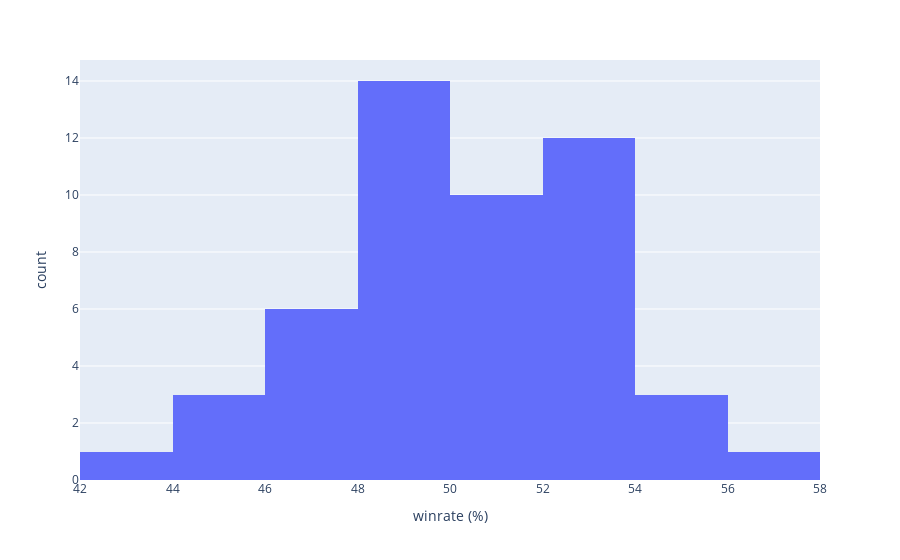

Here is the notebook cell this chart was saved with:
### Code cell
# Winrate of every champion with a plentiful amount of total games played
champ_winrate_reliable = (lol.groupby('champion')['win'].sum().apply(lambda x: x if x >= 500 else np.nan) \
 / (lol.groupby('champion')['lose'].sum().apply(lambda x: x if x >= 500 else np.nan) \
    + lol.groupby('champion')['win'].sum().apply(lambda x: x if x >= 500 else np.nan))) \
.reset_index().rename(columns = {0: 'winrate'})

# Distribution of winrate among all the champions with more games played
fig = px.histogram(champ_winrate_reliable*100, x='winrate', nbins=12, labels={'winrate':'winrate (%)'})
fig.show()

### Figure 1 — Plotly figure (JSON) as saved in the notebook; plotly's stock layout.template omitted (floating-point values rounded to 4 significant figures; data arrays with more than 128 entries replaced by an {"elided": "..."} marker saying what was removed)
{"data": [{"alignmentgroup": "True", "bingroup": "x", "hovertemplate": "winrate (%)=%{x}<br>count=%{y}<extra></extra>", "legendgroup": "", "marker": {"color": "#636efa", "pattern": {"shape": ""}}, "name": "", "nbinsx": 12, "offsetgroup": "", "orientation": "v", "showlegend": false, "type": "histogram", "x": {"elided": "162 float values"}, "xaxis": "x", "yaxis": "y"}], "layout": {"barmode": "relative", "legend": {"tracegroupgap": 0}, "margin": {"t": 60}, "xaxis": {"anchor": "y", "domain": [0, 1], "title": {"text": "winrate (%)"}}, "yaxis": {"anchor": "x", "domain": [0, 1], "title": {"text": "count"}}}}
